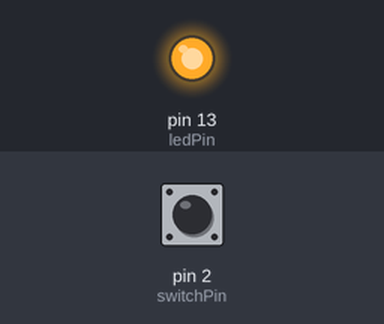
Recording of a sketch running on a simulated Arduino Uno, built with avr-gcc and run on an emulated ATmega328P. On the bench: output pins drawn as LEDs (lit = HIGH). The inputs (shaded band) are chosen by the test bench; at power-on: pin 2 (switchPin) HIGH.

Above: at 1.2 s.
1.3 s: pin 2 (switchPin) pulled LOW for 0.15 s
At 1.37 s:
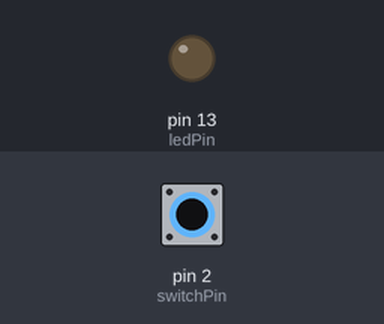
2.9 s: pin 2 (switchPin) pulled LOW for 3.2 s
At 6.5 s:
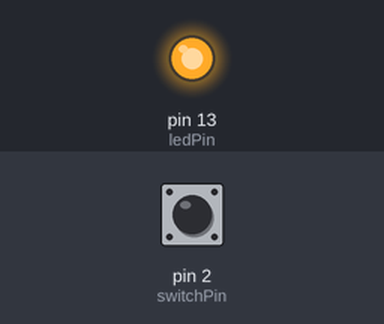
Timing chart, 0 to 8.0 s (numbered marks = the images above; inputs shaded):
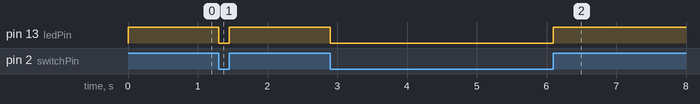

Measured:
- after the input at 1.3 s, pin 13 (ledPin): HIGH → LOW at once, → HIGH 0.15 s later
- after the input at 2.9 s, pin 13 (ledPin): HIGH → LOW at once, → HIGH 3.2 s later

The sketch:

move.ino
```cpp
const int ledPin = 13;
const int switchPin = 2;

void setup() {
  pinMode(ledPin, OUTPUT);
  pinMode(switchPin, INPUT);
}

void loop() {
  int value = digitalRead(switchPin);
  if (HIGH == value) {
    digitalWrite(ledPin, HIGH);
  } else {
    digitalWrite(ledPin, LOW);
  }
}
```
